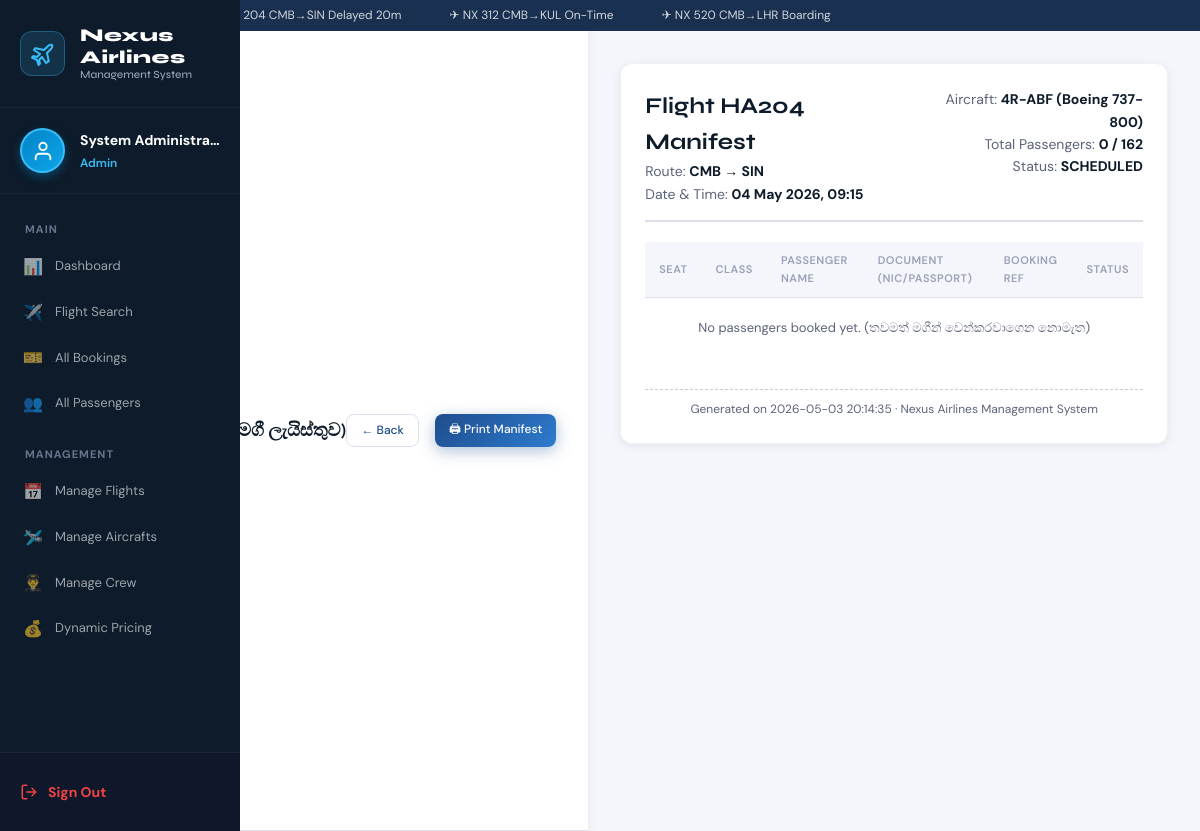
The page /manifest.php?flight_id=2 (signed in) on the database its author committed.
### tables this page shows
CREATE TABLE IF NOT EXISTS flights (
    id               INT AUTO_INCREMENT PRIMARY KEY,
    flight_number    VARCHAR(10) NOT NULL UNIQUE,
    aircraft_id      INT,
    origin           CHAR(3)     NOT NULL,
    destination      CHAR(3)     NOT NULL,
    departure_time   DATETIME    NOT NULL,
    arrival_time     DATETIME    NOT NULL,
    price_economy    DECIMAL(10,2) NOT NULL DEFAULT 0,
    price_business   DECIMAL(10,2) NOT NULL DEFAULT 0,
    price_first      DECIMAL(10,2) NOT NULL DEFAULT 0,
    capacity         INT NOT NULL DEFAULT 180,
    status           ENUM('scheduled','boarding','on_time','delayed','cancelled','completed') NOT NULL DEFAULT 'scheduled',
    created_at       DATETIME NOT NULL DEFAULT NOW(),
    FOREIGN KEY (aircraft_id) REFERENCES aircraft(id) ON DELETE SET NULL,
    INDEX idx_origin      (origin),
    INDEX idx_destination (destination),
    INDEX idx_departure   (departure_time)
);

CREATE TABLE IF NOT EXISTS aircraft (
    id               INT AUTO_INCREMENT PRIMARY KEY,
    registration     VARCHAR(20) NOT NULL UNIQUE,
    model            VARCHAR(100) NOT NULL,
    manufacturer     VARCHAR(100),
    capacity         INT NOT NULL DEFAULT 180,
    economy_seats    INT NOT NULL DEFAULT 150,
    business_seats   INT NOT NULL DEFAULT 24,
    first_seats      INT NOT NULL DEFAULT 6,
    maintenance_status ENUM('operational','maintenance','retired') NOT NULL DEFAULT 'operational',
    last_maintenance DATE,
    next_maintenance DATE,
    created_at       DATETIME NOT NULL DEFAULT NOW()
);

### manifest.php (the view, shortened to what this page needs)
<?php
$db = getDB();
$flight_id = (int)($_GET['flight_id'] ?? 0);
$stmt = $db->prepare("
    SELECT f.*, a.registration, a.model
    FROM flights f
    LEFT JOIN aircraft a ON f.aircraft_id = a.id
    WHERE f.id = ?
");
$stmt->execute([$flight_id]);
$flight = $stmt->fetch();
$stmt = $db->prepare("
    SELECT * FROM bookings
    WHERE flight_id = ? AND status IN ('confirmed', 'checked_in', 'completed')
    ORDER BY class ASC, seat_number ASC
");
$stmt->execute([$flight_id]);
$passengers = $stmt->fetchAll();
$total_passengers = count($passengers);
?>
<!DOCTYPE html>
<html lang="en">
<head>
  <link rel="stylesheet" href="css/style.css">
</head>
<body>
<?php include 'includes/sidebar.php'; ?>
<header class="topbar">
  <div class="topbar-title">Passenger Manifest (මගී ලැයිස්තුව)</div>
  <div class="topbar-right">
      <a href="admin_flights.php" class="btn-secondary btn-sm no-print">← Back</a>
      <button onclick="window.print()" class="btn-primary btn-sm btn-print">🖨 Print Manifest</button>
  </div>
</header>
<main class="page-content">
  <div class="card">
    <div class="card-body">
      <div class="manifest-header">
          <div>
              <h2>Flight <?= htmlspecialchars($flight['flight_number']) ?> Manifest</h2>
              <div class="manifest-meta">
                  Route: <strong><?= htmlspecialchars($flight['origin']) ?> → <?= htmlspecialchars($flight['destination']) ?></strong><br>
                  Date & Time: <strong><?= date('d M Y, H:i', strtotime($flight['departure_time'])) ?></strong>
              </div>
          </div>
          <div style="text-align: right;">
              <div class="manifest-meta">
                  Aircraft: <strong><?= htmlspecialchars($flight['registration']) ?> (<?= htmlspecialchars($flight['model']) ?>)</strong><br>
                  Total Passengers: <strong><?= $total_passengers ?> / <?= $flight['capacity'] ?></strong><br>
                  Status: <strong style="text-transform: uppercase;"><?= $flight['status'] ?></strong>
              </div>
          </div>
      </div>
      <div class="table-wrap">
        <table class="ams-table" style="width: 100%;">
          <thead>
            <tr>
              <th>Seat</th>
              <th>Class</th>
              <th>Passenger Name</th>
              <th>Document (NIC/Passport)</th>
              <th>Booking Ref</th>
              <th>Status</th>
            </tr>
          </thead>
          <tbody>
          <?php if (empty($passengers)): ?>
            <tr>
                <td colspan="6" style="text-align: center; padding: 20px; color: var(--gray-600);">No passengers booked yet. (තවමත් මගීන් වෙන්කරවාගෙන නොමැත)</td>
            </tr>
          <?php endif; ?>
          </tbody>
        </table>
      </div>
      <div style="margin-top: 30px; font-size: 12px; color: var(--gray-600); text-align: center; border-top: 1px dashed #ccc; padding-top: 10px;">
          Generated on <?= date('Y-m-d H:i:s') ?> · Nexus Airlines Management System
      </div>
    </div>
  </div>
</main>
</div></div>
</body>
</html>

### css/style.css (style rules this page uses)
:root { --navy: #0d1b2a; --navy-mid: #1a3050; --sky: #1e4d8c; --sky-light: #2e7bcf; --accent: #e8a135; --teal: #38b899; --danger: #e05252; --success: #3cb97a; --warn: #e8a135; --white: #ffffff; --off-white: #f4f6fb; --gray-100: #eef0f5; --gray-200: #dde0eb; --gray-400: #9aa0b5; --gray-600: #5c637a; --gray-800: #2e3347; --font-head: 'Syne', sans-serif; --font-body: 'DM Sans', sans-serif; --radius-sm: 8px; --radius-md: 12px; --radius-lg: 18px; --shadow-sm: 0 2px 8px rgba(13,27,42,.08); --shadow-md: 0 8px 32px rgba(13,27,42,.14); --shadow-lg: 0 20px 60px rgba(13,27,42,.20); --transition: .22s cubic-bezier(.4,0,.2,1); }
*, *::before, *::after { box-sizing: border-box; margin: 0; padding: 0; }
html { scroll-behavior: smooth; }
body { font-family: var(--font-body); font-size: 15px; line-height: 1.6; color: var(--gray-800); background: var(--off-white); }
a { color: var(--sky-light); text-decoration: none; }
.btn-primary { display: inline-flex; align-items: center; justify-content: center; gap: 8px; padding: 12px 24px; border-radius: var(--radius-sm); background: linear-gradient(135deg, var(--sky) 0%, var(--sky-light) 100%); color: white; font-family: var(--font-body); font-size: 14px; font-weight: 500; border: none; cursor: pointer; transition: transform var(--transition), box-shadow var(--transition), opacity var(--transition); box-shadow: 0 4px 16px rgba(30,77,140,.35); }
.btn-secondary { display: inline-flex; align-items: center; justify-content: center; gap: 8px; padding: 10px 20px; border-radius: var(--radius-sm); background: white; color: var(--sky); font-size: 14px; font-weight: 500; border: 1.5px solid var(--gray-200); cursor: pointer; transition: all var(--transition); }
.btn-sm { padding: 6px 14px; font-size: 12px; }
.topbar { background: white; border-bottom: 1px solid var(--gray-200); padding: .875rem 2rem; display: flex; align-items: center; justify-content: space-between; position: sticky; top: 0; z-index: 50; box-shadow: var(--shadow-sm); }
.topbar-title { font-family: var(--font-head); font-size: 18px; font-weight: 700; color: var(--navy); }
.topbar-right { display: flex; align-items: center; gap: 1rem; }
.page-content { padding: 2rem; flex: 1; }
.card { background: white; border-radius: var(--radius-md); box-shadow: var(--shadow-sm); border: 1px solid var(--gray-100); overflow: hidden; animation: fadeUp .4s ease both; }
.card-body { padding: 1.5rem; }
.table-wrap { overflow-x: auto; }
table.ams-table { width: 100%; border-collapse: collapse; font-size: 13px; }
.ams-table th { text-align: left; padding: 10px 14px; font-size: 11px; font-weight: 600; text-transform: uppercase; letter-spacing: .5px; color: var(--gray-400); background: var(--off-white); border-bottom: 1px solid var(--gray-200); }
.ams-table td { padding: 12px 14px; border-bottom: 1px solid var(--gray-100); color: var(--gray-800); vertical-align: middle; }
.ams-table tr:last-child td { border-bottom: none; }

### manifest.php (style rules this page uses)
.manifest-header { display: flex; justify-content: space-between; border-bottom: 2px solid var(--gray-200); padding-bottom: 15px; margin-bottom: 20px; }
.manifest-header h2 { margin: 0; color: var(--navy); font-family: var(--font-head); }
.manifest-meta { font-size: 14px; color: var(--gray-600); }
.manifest-meta strong { color: var(--navy); }

### rows shown on the page
flights: flight_number "HA204", origin "CMB", destination "SIN", departure_time "04 May 2026, 09:15", aircraft.registration "4R-ABF", aircraft.model "Boeing 737-800", capacity "162", status "SCHEDULED"

### other values the page prints
$name "System Administra…"
$role "Admin"
$total_passengers "0"
